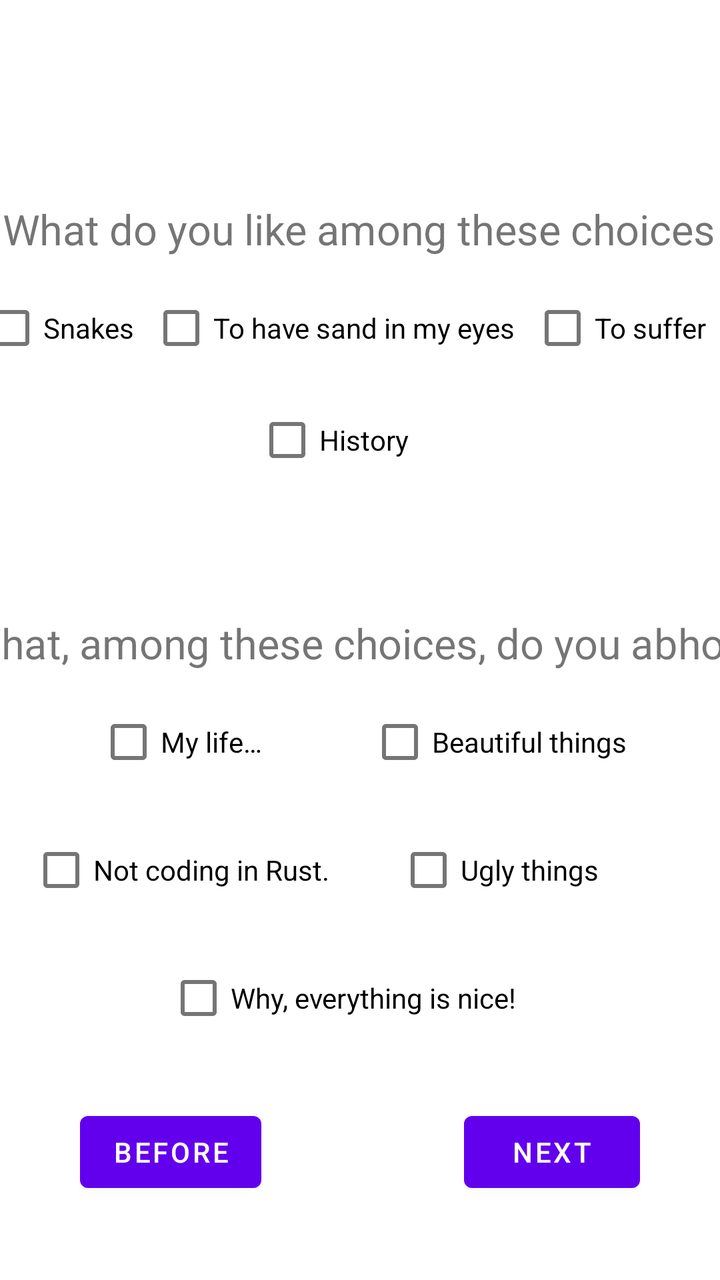
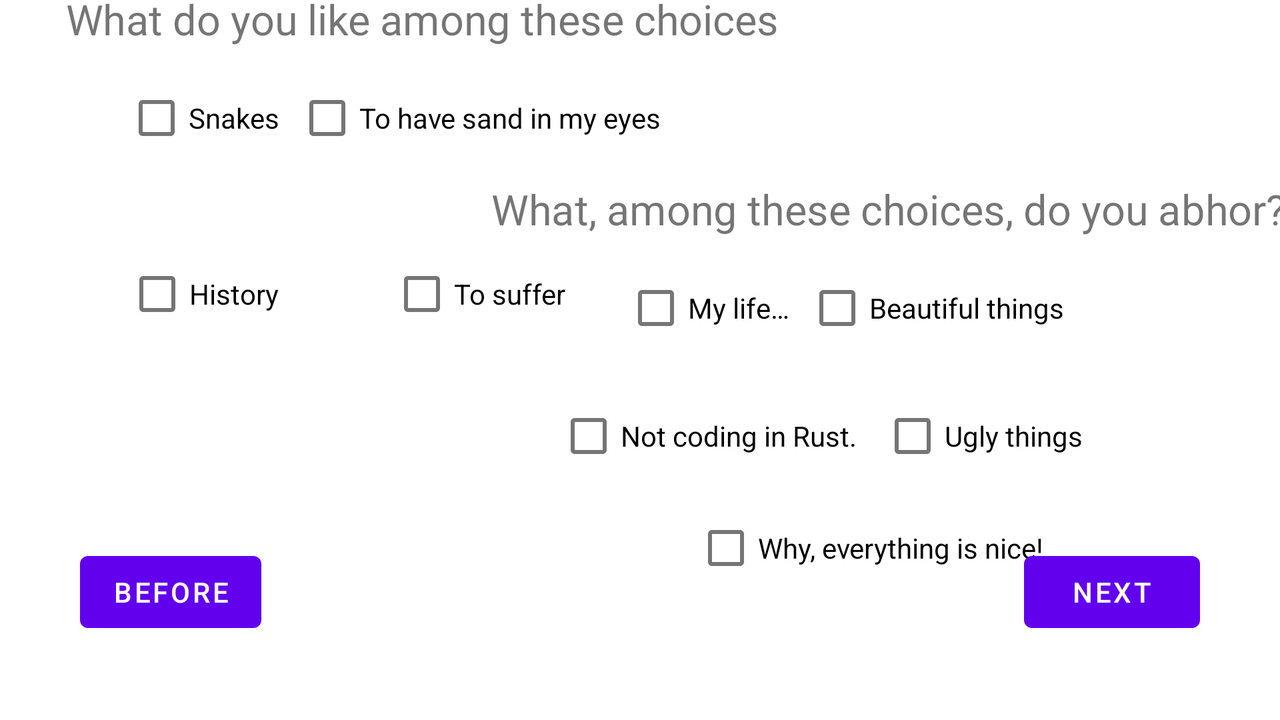

Two renders of one Android screen. The first uses the default layout on a phone; the second uses the alternative layout the repository ships for a different screen configuration, on a matching device. The two XML files are below.
<!-- AndroidManifest.xml: application theme Theme.AndroidForm -->
<!-- res/layout/mcq_liking_dislike.xml -->
<?xml version="1.0" encoding="utf-8"?>
<androidx.constraintlayout.widget.ConstraintLayout xmlns:android="http://schemas.android.com/apk/res/android"
    xmlns:app="http://schemas.android.com/apk/res-auto"
    xmlns:tools="http://schemas.android.com/tools"
    android:layout_width="match_parent"
    android:layout_height="match_parent"
    tools:context=".questions.activities.generics.man_made.MCQ_Liking_Dislike">

    <TextView
        android:id="@+id/MCQ_Dislike_Q"
        android:layout_width="wrap_content"
        android:layout_height="wrap_content"
        android:layout_marginTop="68dp"
        android:scaleX="@dimen/QuestionScale"
        android:scaleY="@dimen/QuestionScale"
        android:text="@string/Dislike_Q"
        app:layout_constraintEnd_toEndOf="parent"
        app:layout_constraintHorizontal_bias="0.51"
        app:layout_constraintStart_toStartOf="parent"
        app:layout_constraintTop_toBottomOf="@+id/MCQ_Liking_A_history" />

    <CheckBox
        android:id="@+id/MCQ_Dislike_A_life"
        android:layout_width="wrap_content"
        android:layout_height="wrap_content"
        android:layout_marginTop="16dp"
        android:text="@string/Dislike_A_life"
        app:layout_constraintStart_toStartOf="@+id/MCQ_Dislike_Q"
        app:layout_constraintTop_toBottomOf="@+id/MCQ_Dislike_Q" />

    <CheckBox
        android:id="@+id/MCQ_Dislike_A_rust"
        android:layout_width="wrap_content"
        android:layout_height="wrap_content"
        android:layout_marginTop="16dp"
        android:text="@string/Dislike_A_rust"
        app:layout_constraintEnd_toEndOf="@+id/MCQ_Dislike_A_life"
        app:layout_constraintStart_toStartOf="@+id/MCQ_Dislike_A_life"
        app:layout_constraintTop_toBottomOf="@+id/MCQ_Dislike_A_life" />

    <CheckBox
        android:id="@+id/MCQ_Dislike_A_none"
        android:layout_width="wrap_content"
        android:layout_height="wrap_content"
        android:layout_marginTop="16dp"
        android:text="@string/Dislike_A_none"
        app:layout_constraintEnd_toEndOf="parent"
        app:layout_constraintHorizontal_bias="0.449"
        app:layout_constraintStart_toStartOf="parent"
        app:layout_constraintTop_toBottomOf="@+id/MCQ_Dislike_A_rust" />

    <CheckBox
        android:id="@+id/MCQ_Dislike_A_beauty"
        android:layout_width="wrap_content"
        android:layout_height="wrap_content"
        android:layout_marginTop="16dp"
        android:text="@string/Dislike_A_beauty"
        app:layout_constraintBottom_toBottomOf="@+id/MCQ_Dislike_A_life"
        app:layout_constraintEnd_toEndOf="@+id/MCQ_Dislike_Q"
        app:layout_constraintTop_toBottomOf="@+id/MCQ_Dislike_Q" />

    <CheckBox
        android:id="@+id/MCQ_Dislike_A_ugly"
        android:layout_width="wrap_content"
        android:layout_height="wrap_content"
        android:layout_marginTop="16dp"
        android:text="@string/Dislike_A_ugly"
        app:layout_constraintEnd_toEndOf="@+id/MCQ_Dislike_A_beauty"
        app:layout_constraintStart_toStartOf="@+id/MCQ_Dislike_A_beauty"
        app:layout_constraintTop_toBottomOf="@+id/MCQ_Dislike_A_beauty" />

    <include
        android:id="@+id/include"
        layout="@layout/activity_template"
        android:layout_width="0dp"
        android:layout_height="wrap_content"
        app:layout_constraintBottom_toBottomOf="parent"
        app:layout_constraintEnd_toEndOf="parent"
        app:layout_constraintHorizontal_bias="1.0"
        app:layout_constraintStart_toStartOf="parent" />

    <TextView
        android:id="@+id/MCQ_Liking_Q"
        android:layout_width="wrap_content"
        android:layout_height="wrap_content"
        android:layout_marginBottom="16dp"
        android:scaleX="@dimen/QuestionScale"
        android:scaleY="@dimen/QuestionScale"
        android:text="@string/Liking_Q"
        app:layout_constraintBottom_toTopOf="@+id/MCQ_Liking_A_sand"
        app:layout_constraintEnd_toEndOf="parent"
        app:layout_constraintHorizontal_bias="0.497"
        app:layout_constraintStart_toStartOf="parent" />

    <CheckBox
        android:id="@+id/MCQ_Liking_A_snake"
        android:layout_width="wrap_content"
        android:layout_height="wrap_content"
        android:layout_marginEnd="8dp"
        android:text="@string/Liking_A_snake"
        app:layout_constraintBottom_toBottomOf="@+id/MCQ_Liking_A_sand"
        app:layout_constraintEnd_toStartOf="@+id/MCQ_Liking_A_sand"
        app:layout_constraintTop_toTopOf="@+id/MCQ_Liking_A_sand" />

    <CheckBox
        android:id="@+id/MCQ_Liking_A_sand"
        android:layout_width="wrap_content"
        android:layout_height="wrap_content"
        android:layout_marginTop="140dp"
        android:text="@string/Liking_A_sand"
        app:layout_constraintEnd_toEndOf="@+id/MCQ_Liking_Q"
        app:layout_constraintHorizontal_bias="0.25"
        app:layout_constraintStart_toStartOf="@+id/MCQ_Liking_Q"
        app:layout_constraintTop_toTopOf="parent" />

    <CheckBox
        android:id="@+id/MCQ_Liking_A_suffer"
        android:layout_width="wrap_content"
        android:layout_height="wrap_content"
        android:layout_marginStart="8dp"
        android:text="@string/Liking_A_suffer"
        app:layout_constraintBottom_toBottomOf="@+id/MCQ_Liking_A_sand"
        app:layout_constraintStart_toEndOf="@+id/MCQ_Liking_A_sand"
        app:layout_constraintTop_toTopOf="@+id/MCQ_Liking_A_sand" />

    <CheckBox
        android:id="@+id/MCQ_Liking_A_history"
        android:layout_width="wrap_content"
        android:layout_height="wrap_content"
        android:layout_marginTop="8dp"
        android:text="@string/Liking_A_history"
        app:layout_constraintEnd_toEndOf="@+id/MCQ_Liking_A_sand"
        app:layout_constraintStart_toStartOf="@+id/MCQ_Liking_A_sand"
        app:layout_constraintTop_toBottomOf="@+id/MCQ_Liking_A_sand" />

</androidx.constraintlayout.widget.ConstraintLayout>
<!-- res/layout/activity_template.xml (included above) -->
<?xml version="1.0" encoding="utf-8"?>
<androidx.constraintlayout.widget.ConstraintLayout xmlns:android="http://schemas.android.com/apk/res/android"
    xmlns:app="http://schemas.android.com/apk/res-auto"
    xmlns:tools="http://schemas.android.com/tools"
    android:layout_width="match_parent"
    android:layout_height="match_parent"
    tools:context=".Template">

    <Button
        android:id="@+id/beforeButton"
        android:layout_width="wrap_content"
        android:layout_height="wrap_content"
        android:layout_marginStart="40dp"
        android:layout_marginBottom="40dp"
        android:text="@string/beforeButton"
        app:layout_constraintBottom_toBottomOf="parent"
        app:layout_constraintStart_toStartOf="parent" />

    <Button
        android:id="@+id/nextButton"
        android:layout_width="wrap_content"
        android:layout_height="wrap_content"
        android:layout_marginEnd="40dp"
        android:layout_marginBottom="40dp"
        android:text="@string/nextButton"
        app:layout_constraintBottom_toBottomOf="parent"
        app:layout_constraintEnd_toEndOf="parent" />

</androidx.constraintlayout.widget.ConstraintLayout>
<!-- resources referenced by this layout -->
<resources>
  <dimen name="QuestionScale">1.5</dimen>
  <string name="Dislike_A_beauty">Beautiful things</string>
  <string name="Dislike_A_life">My life…</string>
  <string name="Dislike_A_none">Why, everything is nice!</string>
  <string name="Dislike_A_rust">Not coding in Rust.</string>
  <string name="Dislike_A_ugly">Ugly things</string>
  <string name="Dislike_Q">What, among these choices, do you abhor?</string>
  <string name="Liking_A_history">History</string>
  <string name="Liking_A_sand">To have sand in my eyes</string>
  <string name="Liking_A_snake">Snakes</string>
  <string name="Liking_A_suffer">To suffer</string>
  <string name="Liking_Q">What do you like among these choices</string>
  <string name="beforeButton">Before</string>
  <string name="nextButton">Next</string>
  <style name="Theme.AndroidForm" parent="Theme.MaterialComponents.DayNight.DarkActionBar">
          
          <item name="colorPrimary">@color/purple_500</item>
          <item name="colorPrimaryVariant">@color/purple_700</item>
          <item name="colorOnPrimary">@color/white</item>
          
          <item name="colorSecondary">@color/teal_200</item>
          <item name="colorSecondaryVariant">@color/teal_700</item>
          <item name="colorOnSecondary">@color/black</item>
          
          <item name="android:statusBarColor" tools:targetApi="l">?attr/colorPrimaryVariant</item>
          
      </style>
</resources>
<!-- res/layout-land/mcq_liking_dislike.xml (the repository's variant of the layout above) -->
<!-- drawn on the phone turned sideways -->
<?xml version="1.0" encoding="utf-8"?>
<androidx.constraintlayout.widget.ConstraintLayout xmlns:android="http://schemas.android.com/apk/res/android"
    xmlns:app="http://schemas.android.com/apk/res-auto"
    xmlns:tools="http://schemas.android.com/tools"
    android:layout_width="match_parent"
    android:layout_height="match_parent"
    tools:context=".questions.activities.generics.man_made.MCQ_Liking_Dislike">

    <TextView
        android:id="@+id/MCQ_Dislike_Q"
        android:layout_width="wrap_content"
        android:layout_height="wrap_content"
        android:layout_marginTop="60dp"
        android:scaleX="@dimen/QuestionScale"
        android:scaleY="@dimen/QuestionScale"
        android:text="@string/Dislike_Q"
        app:layout_constraintEnd_toEndOf="parent"
        app:layout_constraintHorizontal_bias="0.832"
        app:layout_constraintStart_toStartOf="parent"
        app:layout_constraintTop_toTopOf="@+id/MCQ_Liking_A_sand" />

    <CheckBox
        android:id="@+id/MCQ_Dislike_A_life"
        android:layout_width="wrap_content"
        android:layout_height="wrap_content"
        android:layout_marginTop="16dp"
        android:text="@string/Dislike_A_life"
        app:layout_constraintStart_toStartOf="@+id/MCQ_Dislike_Q"
        app:layout_constraintTop_toBottomOf="@+id/MCQ_Dislike_Q" />

    <CheckBox
        android:id="@+id/MCQ_Dislike_A_rust"
        android:layout_width="wrap_content"
        android:layout_height="wrap_content"
        android:layout_marginTop="16dp"
        android:text="@string/Dislike_A_rust"
        app:layout_constraintEnd_toEndOf="@+id/MCQ_Dislike_A_life"
        app:layout_constraintStart_toStartOf="@+id/MCQ_Dislike_A_life"
        app:layout_constraintTop_toBottomOf="@+id/MCQ_Dislike_A_life" />

    <CheckBox
        android:id="@+id/MCQ_Dislike_A_none"
        android:layout_width="wrap_content"
        android:layout_height="wrap_content"
        android:layout_marginTop="8dp"
        android:text="@string/Dislike_A_none"
        app:layout_constraintEnd_toStartOf="@+id/MCQ_Dislike_A_ugly"
        app:layout_constraintStart_toEndOf="@+id/MCQ_Dislike_A_rust"
        app:layout_constraintTop_toBottomOf="@+id/MCQ_Dislike_A_rust" />

    <CheckBox
        android:id="@+id/MCQ_Dislike_A_beauty"
        android:layout_width="wrap_content"
        android:layout_height="wrap_content"
        android:layout_marginStart="8dp"
        android:layout_marginTop="16dp"
        android:text="@string/Dislike_A_beauty"
        app:layout_constraintBottom_toBottomOf="@+id/MCQ_Dislike_A_life"
        app:layout_constraintStart_toEndOf="@+id/MCQ_Dislike_A_life"
        app:layout_constraintTop_toTopOf="@+id/MCQ_Dislike_A_life"
        app:layout_constraintVertical_bias="1.0" />

    <CheckBox
        android:id="@+id/MCQ_Dislike_A_ugly"
        android:layout_width="wrap_content"
        android:layout_height="wrap_content"
        android:layout_marginStart="12dp"
        android:layout_marginTop="16dp"
        android:text="@string/Dislike_A_ugly"
        app:layout_constraintStart_toEndOf="@+id/MCQ_Dislike_A_rust"
        app:layout_constraintTop_toBottomOf="@+id/MCQ_Dislike_A_beauty" />

    <include
        android:id="@+id/include"
        layout="@layout/activity_template"
        android:layout_width="0dp"
        android:layout_height="wrap_content"
        app:layout_constraintBottom_toBottomOf="parent"
        app:layout_constraintEnd_toEndOf="parent"
        app:layout_constraintHorizontal_bias="1.0"
        app:layout_constraintStart_toStartOf="parent" />

    <TextView
        android:id="@+id/MCQ_Liking_Q"
        android:layout_width="wrap_content"
        android:layout_height="wrap_content"
        android:scaleX="@dimen/QuestionScale"
        android:scaleY="@dimen/QuestionScale"
        android:text="@string/Liking_Q"
        app:layout_constraintEnd_toEndOf="parent"
        app:layout_constraintHorizontal_bias="0.23"
        app:layout_constraintStart_toStartOf="parent"
        tools:layout_editor_absoluteY="16dp" />

    <CheckBox
        android:id="@+id/MCQ_Liking_A_snake"
        android:layout_width="wrap_content"
        android:layout_height="wrap_content"
        android:layout_marginEnd="8dp"
        android:text="@string/Liking_A_snake"
        app:layout_constraintBottom_toBottomOf="@+id/MCQ_Liking_A_sand"
        app:layout_constraintEnd_toStartOf="@+id/MCQ_Liking_A_sand"
        app:layout_constraintTop_toTopOf="@+id/MCQ_Liking_A_sand" />

    <CheckBox
        android:id="@+id/MCQ_Liking_A_sand"
        android:layout_width="wrap_content"
        android:layout_height="wrap_content"
        android:layout_marginTop="16dp"
        android:text="@string/Liking_A_sand"
        app:layout_constraintEnd_toEndOf="@+id/MCQ_Liking_Q"
        app:layout_constraintHorizontal_bias="1.0"
        app:layout_constraintStart_toStartOf="@+id/MCQ_Liking_Q"
        app:layout_constraintTop_toBottomOf="@+id/MCQ_Liking_Q" />

    <CheckBox
        android:id="@+id/MCQ_Liking_A_suffer"
        android:layout_width="wrap_content"
        android:layout_height="wrap_content"
        android:text="@string/Liking_A_suffer"
        app:layout_constraintBottom_toBottomOf="@+id/MCQ_Liking_A_history"
        app:layout_constraintEnd_toEndOf="@+id/MCQ_Liking_A_sand"
        app:layout_constraintStart_toStartOf="@+id/MCQ_Liking_A_sand"
        app:layout_constraintTop_toTopOf="@+id/MCQ_Liking_A_history" />

    <CheckBox
        android:id="@+id/MCQ_Liking_A_history"
        android:layout_width="wrap_content"
        android:layout_height="wrap_content"
        android:layout_marginTop="40dp"
        android:text="@string/Liking_A_history"
        app:layout_constraintEnd_toEndOf="@+id/MCQ_Liking_A_snake"
        app:layout_constraintHorizontal_bias="0.349"
        app:layout_constraintStart_toStartOf="@+id/MCQ_Liking_A_snake"
        app:layout_constraintTop_toBottomOf="@+id/MCQ_Liking_A_sand" />

</androidx.constraintlayout.widget.ConstraintLayout>
